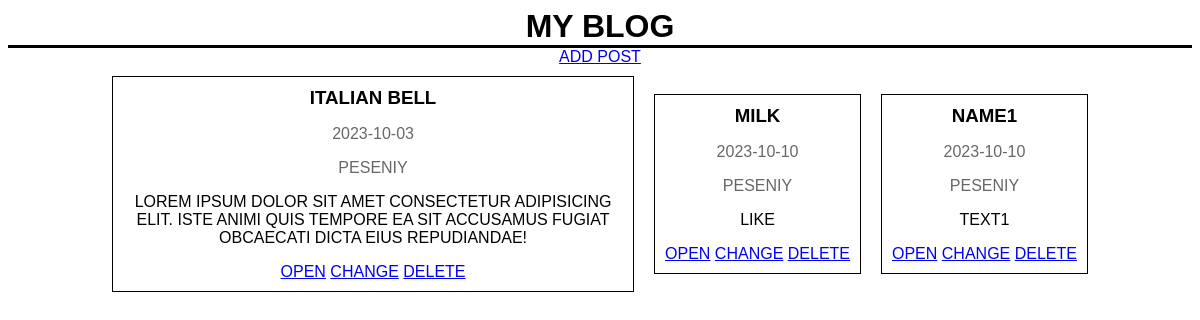
The page / on the database its author committed.
### tables this page shows
CREATE TABLE `posts` (
    `id` integer primary key AUTOINCREMENT,
    `name` text,
    `date` text,
    `user` text,
    `text` text 
);

### src/app/Connect.php (called while the page is built, shortened)
<?php
class Connect {
    public function __construct($path) {
        $this->connect = new SQLite3($path);
    }
}

### src/app/Post.php (called while the page is built, shortened)
<?php
class Post {
    private $connect;
    public function __construct($connect) {
        $this->connect = $connect;
    }
    public function getAll() {
        $sql = "SELECT * FROM `posts`";
        $query = $this->connect->query($sql);
        $posts = [];
        while($post = $query->fetchArray(SQLITE3_ASSOC)) {
            $posts[] = $post;
        }
        return $posts;
    }
}

### src/functions/ob_include.php (called while the page is built, shortened)
<?php
function ob_include(): string
{
    extract(func_get_arg(1));
    require func_get_arg(0);
    return ob_get_clean();
}

### src/app/Router.php (called while the page is built, shortened)
<?php
class Router {
    public function route(string $uri): array {
        $matches = [];
        foreach($this->settings as $pattern => $value) {
            if(preg_match($pattern, $uri, $matches)) {
                $upadted_matches = [];
                $params = [];
                $path = strtr($value, $upadted_matches);
                return [$path, $params];
            }
        }
    }
}

### src/pages/posts/post.phtml (the view)
<div class="post">
    <h3><?= $postName ?></h3>
    <p class="post-date_create"><?= $postDate ?></p>
    <p class="post-user"><?= $postCreatorName ?></p>
    <p><?= $postText ?></p>
    <div class="post-action">
        <a href="posts/<?= $id ?>">Open</a>
        <a href="posts/edit?id=<?= $id ?>">change</a>
        <a href="posts/delete?id=<?= $id ?>">delete</a>
    </div>
</div>

### src/pages/index.php
<?php
$posts = new app\Post($GLOBALS['connect']->connect);
$allPosts = $posts->getAll();
$postHtml = '';
foreach($allPosts as $post) {
    $postHtml .= ob_include(__DIR__ . '/posts/post.phtml', [
        'id' => $post['id'],
        'postName' => $post['name'],
        'postDate' => $post['date'],
        'postCreatorName' => $post['user'],
        'postText' => $post['text'],
    ]);
}
echo ob_include(__DIR__ . '/main/main.phtml', ['posts' => $postHtml]);

### web/index.php (shortened to what this page needs)
<?php
$uri = $_SERVER['REQUEST_URI'];
if(isset($_SERVER['QUERY_STRING'])) {
    $uri = str_replace('?'.$_SERVER['QUERY_STRING'], '', $_SERVER['REQUEST_URI']);
}
$router = new app\Router([
    '~^/$~' => '/index.php',
    '~^/(?<module>[^/]+)$~' => '/{module}/index.php',
    '~^/(?<module>[^/]+)/edit$~' => '/{module}/edit.php',
    '~^/(?<module>[^/]+)/send$~' => '/{module}/send.php',
    '~^/(?<module>[^/]+)/delete$~' => '/{module}/delete.php',
    '~^/(?<module>[^/]+)/(?<id>.+)$~' => '/{module}/id.php',
]);
[$path, $params] = $router->route($uri);
$checkPath = realpath($GLOBALS['config']['dir']['pages'] . $path);
if($checkPath) {
    require $checkPath;
}
else
{
    require $GLOBALS['config']['dir']['pages'] . '/404.php';
}

### src/pages/main/main.phtml (shortened to what this page needs)
<!DOCTYPE html>
<html lang="ru">
<head>
    <link rel="stylesheet" href="web/css/style.css">
</head>
<body>
    <h1>My Blog</h1>
    <div class="strip"></div>
    <a href="/posts/edit" class="add-post">add post</a>
    <div class="post_container">
        <?= $posts ?>
    </div>
</body>
</html>

### web/css/style.css (style rules this page uses)
h1,h2,h3,h4,h5 { margin: 0; }
body { text-align: center; font-family: Arial, sans-serif; text-transform: uppercase; }
.strip { width: 100%; height: 3px; background-color: black; }
.post_container { display: flex; justify-content: center; align-items: center; }
.post { margin: 10px; padding: 10px; max-width: 500px; border: 1px solid #000; }
.post-date_create { color: rgba(1, 1, 1, .6) }
.post-user { color: rgba(1, 1, 1, .6) }

### rows shown on the page
posts: name "ITALIAN BELL", date "2023-10-03", user "PESENIY", text "LOREM IPSUM DOLOR SIT AMET CONSECTETUR ADIPISICING ELIT. ISTE ANIMI QUIS TEMPORE EA SIT ACCUSAMUS FUGIAT OBCAECATI DICTA EIUS REPUDIANDAE!"
posts: name "MILK", date "2023-10-10", user "PESENIY", text "LIKE"
posts: name "NAME1", date "2023-10-10", user "PESENIY", text "TEXT1"
